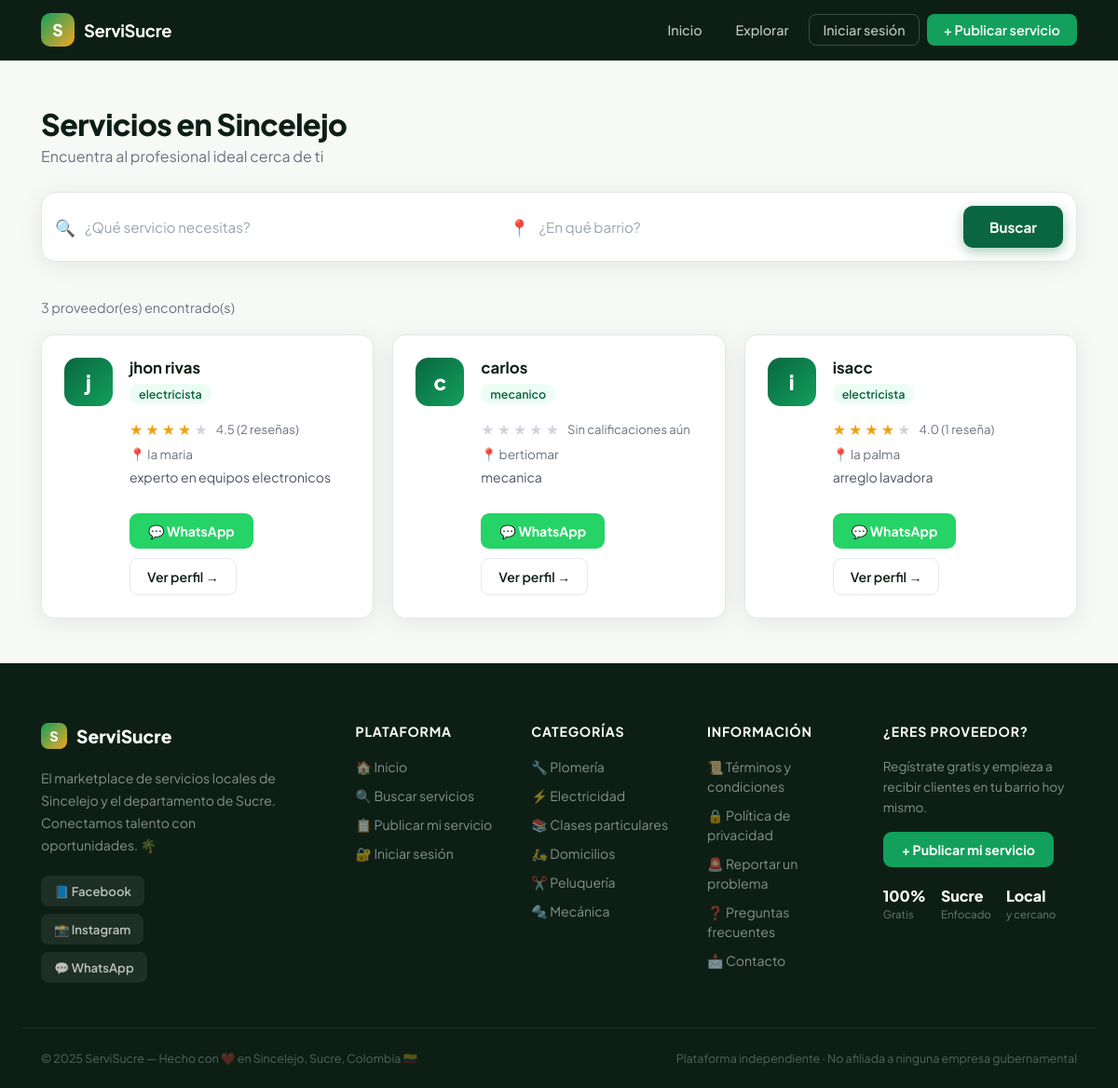
The app's page /buscar with its own data.
### tables this page shows
CREATE TABLE proveedores (
            id          INTEGER PRIMARY KEY AUTOINCREMENT,
            nombre      TEXT NOT NULL,
            servicio    TEXT NOT NULL,
            barrio      TEXT NOT NULL,
            telefono    TEXT NOT NULL,
            descripcion TEXT,
            foto        TEXT,
            password    TEXT NOT NULL,
            activo      INTEGER DEFAULT 1,
            fecha_reg   TIMESTAMP DEFAULT CURRENT_TIMESTAMP
        );

### app.py (the view)
@app.route('/buscar')
def buscar():
    query  = request.args.get('q', '')
    barrio = request.args.get('barrio', '')
    orden  = request.args.get('orden', 'reciente')
    conn   = get_db()
    if query and barrio:
        rows = conn.execute('''
            SELECT DISTINCT p.* FROM proveedores p
            LEFT JOIN servicios_adicionales sa ON sa.proveedor_id = p.id
            WHERE p.activo=1 AND (p.servicio LIKE ? OR sa.servicio LIKE ?)
            AND p.barrio LIKE ?''',
            (f'%{query}%', f'%{query}%', f'%{barrio}%')).fetchall()
    elif query:
        rows = conn.execute('''
            SELECT DISTINCT p.* FROM proveedores p
            LEFT JOIN servicios_adicionales sa ON sa.proveedor_id = p.id
            WHERE p.activo=1 AND (p.servicio LIKE ? OR sa.servicio LIKE ?)''',
            (f'%{query}%', f'%{query}%')).fetchall()
    elif barrio:
        rows = conn.execute('SELECT * FROM proveedores WHERE activo=1 AND barrio LIKE ?',
                            (f'%{barrio}%',)).fetchall()
    else:
        rows = conn.execute('SELECT * FROM proveedores WHERE activo=1').fetchall()
    conn.close()
    proveedores = [get_proveedor_dict(p) for p in rows]
    if orden == 'calificacion':
        proveedores.sort(key=lambda x: x['promedio'], reverse=True)
    elif orden == 'resenas':
        proveedores.sort(key=lambda x: x['total'], reverse=True)
    return render_template('buscar.html', proveedores=proveedores,
                           query=query, barrio=barrio, orden=orden)

### app.py (called while the page is built)
def get_db():
    conn = sqlite3.connect('database.db')
    conn.row_factory = sqlite3.Row
    return conn

def get_calificacion(proveedor_id):
    conn = get_db()
    r = conn.execute('SELECT AVG(estrellas), COUNT(*) FROM calificaciones WHERE proveedor_id=?',
                     (proveedor_id,)).fetchone()
    conn.close()
    return (round(r[0], 1) if r[0] else 0), r[1]

def get_reportes_count(proveedor_id):
    conn = get_db()
    r = conn.execute('SELECT COUNT(*) FROM reportes WHERE proveedor_id=? AND resuelto=0',
                     (proveedor_id,)).fetchone()
    conn.close()
    return r[0]

def get_proveedor_dict(p):
    promedio, total = get_calificacion(p['id'])
    reportes        = get_reportes_count(p['id'])
    return {
        'id':          p['id'],
        'nombre':      p['nombre'],
        'servicio':    p['servicio'],
        'barrio':      p['barrio'],
        'telefono':    p['telefono'],
        'descripcion': p['descripcion'],
        'foto':        p['foto'],
        'promedio':    promedio,
        'total':       total,
        'reportes':    reportes
    }

### templates/buscar.html (shortened to what this page needs)
{% extends "base.html" %}
{% block contenido %}
<div class="buscar-page">
    <div class="buscar-header">
        <h2>Servicios en Sincelejo</h2>
        <p>Encuentra al profesional ideal cerca de ti</p>
    </div>
    <form class="search-bar" action="/buscar" method="GET">
        <div class="search-field">
            <span class="search-ico">🔍</span>
            <input type="text" name="q" placeholder="¿Qué servicio necesitas?" value="{{ query }}">
        </div>
        <div class="search-field">
            <span class="search-ico">📍</span>
            <input type="text" name="barrio" placeholder="¿En qué barrio?" value="{{ barrio }}">
        </div>
        <button type="submit" class="btn-primary">Buscar</button>
    </form>
    <div class="resultados-area">
        {% if proveedores %}
            <p class="resultados-count">{{ proveedores|length }} proveedor(es) encontrado(s)</p>
            <div class="proveedores-grid">
                {% for p in proveedores %}
                <div class="proveedor-card">
                    <div class="card-avatar">{{ p.nombre[0] }}</div>
                    <div class="card-info">
                        <h3>{{ p.nombre }}</h3>
                        <span class="tag">{{ p.servicio }}</span>
                        <div class="stars-row">
                            {% set promedio_int = (p.promedio | default(0) | float) | int %}
                            {% for i in range(1, 6) %}
                                {% if i <= promedio_int %}
                                    <span class="star filled">★</span>
                                {% else %}
                                    <span class="star">★</span>
                                {% endif %}
                            {% endfor %}
                            <span class="stars-info">
                                {% if p.total > 0 %}
                                    {{ p.promedio }} ({{ p.total }} reseña{{ 's' if p.total != 1 }})
                                {% else %}
                                    Sin calificaciones aún
                                {% endif %}
                            </span>
                        </div>
                        <p class="card-barrio">📍 {{ p.barrio }}</p>
                        {% if p.descripcion %}
                            <p class="card-desc">{{ p.descripcion }}</p>
                        {% endif %}
                        <div class="card-actions">
                            <a href="https://wa.me/57{{ p.telefono }}"
                               target="_blank" class="btn-wa">💬 WhatsApp</a>
                            <a href="/perfil/{{ p.id }}" class="btn-ver">Ver perfil →</a>
                        </div>
                    </div>
                </div>
                {% endfor %}
            </div>
        {% endif %}
    </div>
</div>
{% endblock %}

### static/css/estilo.css (style rules this page uses)
:root { --verde: #0A6640; --verde2: #12A05C; --acento: #F5A623; --oscuro: #0D1F15; --gris: #6B7280; --gris-claro: #F3F4F6; --blanco: #FFFFFF; --radio: 14px; --sombra: 0 4px 24px rgba(0,0,0,0.08); --sombra-lg: 0 12px 48px rgba(0,0,0,0.14); }
*, *::before, *::after { margin:0; padding:0; box-sizing:border-box; }
body { font-family: 'Plus Jakarta Sans', sans-serif; background: #F7F9F7; color: var(--oscuro); min-height: 100vh; display: flex; flex-direction: column; }
.btn-primary { background: var(--verde); color:#fff; padding:13px 28px; border-radius:10px; border:none; font-size:0.95rem; font-weight:700; cursor:pointer; text-decoration:none; display:inline-block; transition: all 0.2s; font-family:inherit; box-shadow: 0 4px 14px rgba(10,102,64,0.35); }
.btn-wa { display:inline-block; background:#25D366; color:#fff; padding:10px 20px; border-radius:9px; text-decoration:none; font-weight:700; font-size:0.88rem; margin-top:14px; transition:all 0.2s; }
.buscar-header { margin-bottom:28px; }
.buscar-header h2 { font-size:2rem; font-weight:800; letter-spacing:-0.5px; }
.buscar-header p { color:var(--gris); margin-top:4px; }
.search-bar { display:flex; gap:12px; margin-bottom:40px; background:#fff; padding:14px; border-radius:16px; box-shadow:var(--sombra); border:1.5px solid #E5E7EB; flex-wrap:wrap; }
.search-field { flex:1; min-width:180px; display:flex; align-items:center; gap:10px; }
.search-ico { font-size:1.1rem; }
.search-field input { flex:1; border:none; outline:none; font-size:0.95rem; font-family:inherit; background:transparent; color:var(--oscuro); }
.search-field input::placeholder { color:#9CA3AF; }
.resultados-count { color:var(--gris); font-size:0.9rem; margin-bottom:20px; }
.proveedores-grid { display:grid; grid-template-columns:repeat(auto-fill,minmax(320px,1fr)); gap:20px; }
.proveedor-card { background:#fff; border-radius:var(--radio); padding:24px; box-shadow:var(--sombra); border:1.5px solid #E5E7EB; display:flex; gap:18px; transition:all 0.22s; }
.card-avatar { width:52px; height:52px; border-radius:14px; flex-shrink:0; background: linear-gradient(135deg, var(--verde), var(--verde2)); color:#fff; font-size:1.4rem; font-weight:800; display:flex; align-items:center; justify-content:center; }
.card-info { flex:1; }
.card-info h3 { font-size:1.05rem; font-weight:700; margin-bottom:6px; }
.tag { display:inline-block; background:#ECFDF5; color:var(--verde); padding:3px 10px; border-radius:99px; font-size:0.78rem; font-weight:600; margin-bottom:8px; }
.card-barrio { color:var(--gris); font-size:0.85rem; margin-bottom:6px; }
.card-desc { color:#4B5563; font-size:0.88rem; line-height:1.5; }
.stars-row { display:flex; align-items:center; gap:3px; margin:8px 0; }
.star { color:#D1D5DB; font-size:1rem; }
.star.filled { color:#F59E0B; }
.stars-info { color:var(--gris); font-size:0.82rem; margin-left:6px; }
.card-actions { display:flex; gap:10px; margin-top:14px; flex-wrap:wrap; }
.btn-ver { display:inline-block; padding:10px 18px; border-radius:9px; border:1.5px solid #E5E7EB; color:var(--oscuro); text-decoration:none; font-size:0.88rem; font-weight:600; transition:all 0.2s; }

### records on screen
proveedores: nombre "j", nombre "jhon rivas", servicio "electricista", promedio "4.5", total "2", total "s", barrio "la maria", descripcion "experto en equipos electronicos"
proveedores: nombre "c", nombre "carlos", servicio "mecanico", shows "Sin calificaciones aún", barrio "bertiomar", descripcion "mecanica"
proveedores: nombre "i", nombre "isacc", servicio "electricista", promedio "4.0", total "1", barrio "la palma", descripcion "arreglo lavadora"

### other values on screen
{{ proveedores|length }} "3"
